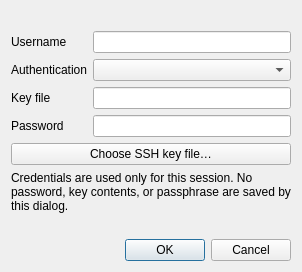
<?xml version="1.0" encoding="UTF-8"?>
<ui version="4.0">
 <class>SshCredentialsDialog</class>
 <widget class="QDialog" name="SshCredentialsDialog">
  <property name="windowTitle"><string>SSH credentials</string></property>
  <layout class="QVBoxLayout" name="verticalLayout">
   <item><widget class="QLabel" name="endpointLabel"><property name="textFormat"><enum>Qt::PlainText</enum></property><property name="wordWrap"><bool>true</bool></property></widget></item>
   <item>
    <layout class="QFormLayout" name="formLayout">
     <item row="0" column="0"><widget class="QLabel" name="usernameLabel"><property name="text"><string>Username</string></property><property name="buddy"><cstring>usernameEdit</cstring></property></widget></item>
     <item row="0" column="1"><widget class="QLineEdit" name="usernameEdit"><property name="maxLength"><number>4097</number></property></widget></item>
     <item row="1" column="0"><widget class="QLabel" name="authLabel"><property name="text"><string>Authentication</string></property><property name="buddy"><cstring>authCombo</cstring></property></widget></item>
     <item row="1" column="1"><widget class="QComboBox" name="authCombo"/></item>
     <item row="2" column="0"><widget class="QLabel" name="keyPathLabel"><property name="text"><string>Key file</string></property><property name="buddy"><cstring>keyPathEdit</cstring></property></widget></item>
     <item row="2" column="1"><widget class="QLineEdit" name="keyPathEdit"><property name="maxLength"><number>4097</number></property></widget></item>
     <item row="3" column="0"><widget class="QLabel" name="authenticationLabel"><property name="text"><string>Password</string></property><property name="buddy"><cstring>authenticationEdit</cstring></property></widget></item>
     <item row="3" column="1"><widget class="QLineEdit" name="authenticationEdit"><property name="echoMode"><enum>QLineEdit::Password</enum></property><property name="maxLength"><number>4097</number></property></widget></item>
    </layout>
   </item>
   <item><widget class="QPushButton" name="chooseKeyButton"><property name="text"><string>Choose SSH key file…</string></property></widget></item>
   <item><widget class="QLabel" name="sessionLabel"><property name="text"><string>Credentials are used only for this session. No password, key contents, or passphrase are saved by this dialog.</string></property><property name="textFormat"><enum>Qt::PlainText</enum></property><property name="wordWrap"><bool>true</bool></property></widget></item>
   <item><widget class="QLabel" name="errorLabel"><property name="textFormat"><enum>Qt::PlainText</enum></property><property name="wordWrap"><bool>true</bool></property></widget></item>
   <item><widget class="QDialogButtonBox" name="buttonBox"><property name="standardButtons"><set>QDialogButtonBox::Cancel|QDialogButtonBox::Ok</set></property></widget></item>
  </layout>
 </widget>
 <resources/>
 <connections>
  <connection><sender>buttonBox</sender><signal>accepted()</signal><receiver>SshCredentialsDialog</receiver><slot>accept()</slot></connection>
  <connection><sender>buttonBox</sender><signal>rejected()</signal><receiver>SshCredentialsDialog</receiver><slot>reject()</slot></connection>
 </connections>
</ui>
